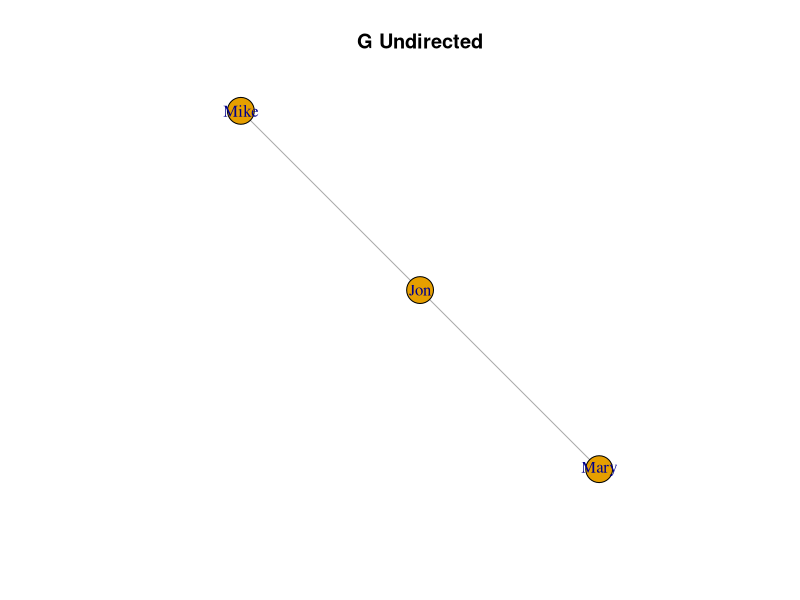
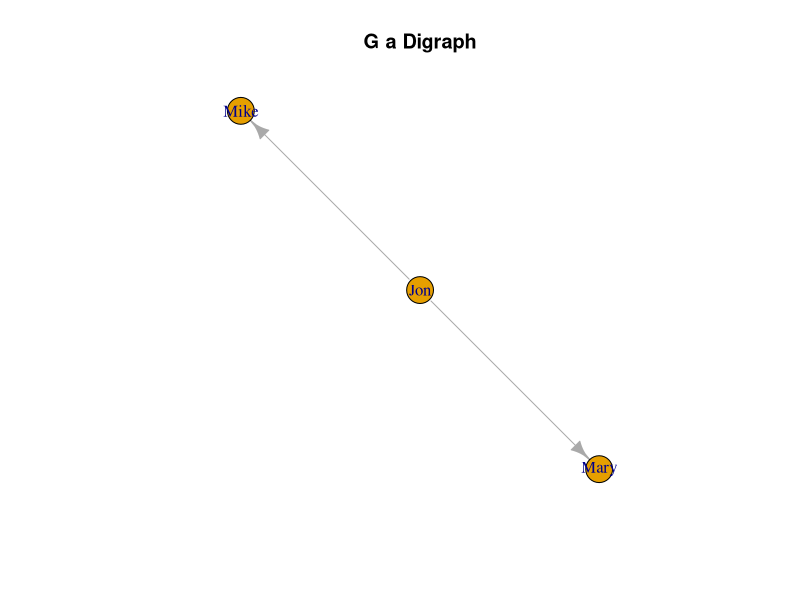
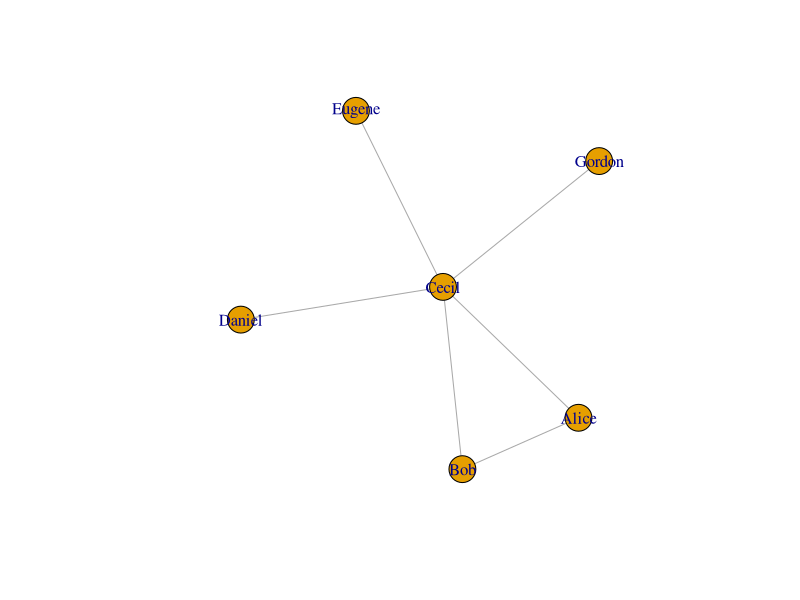
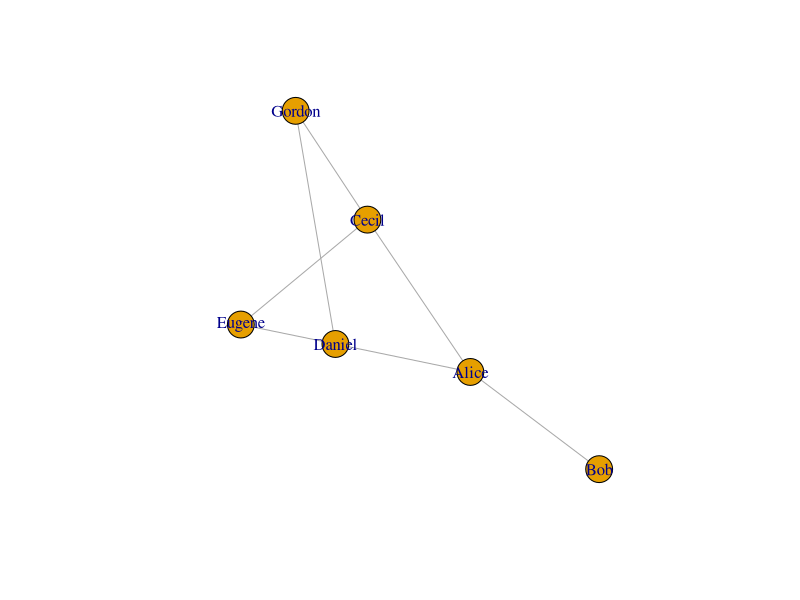
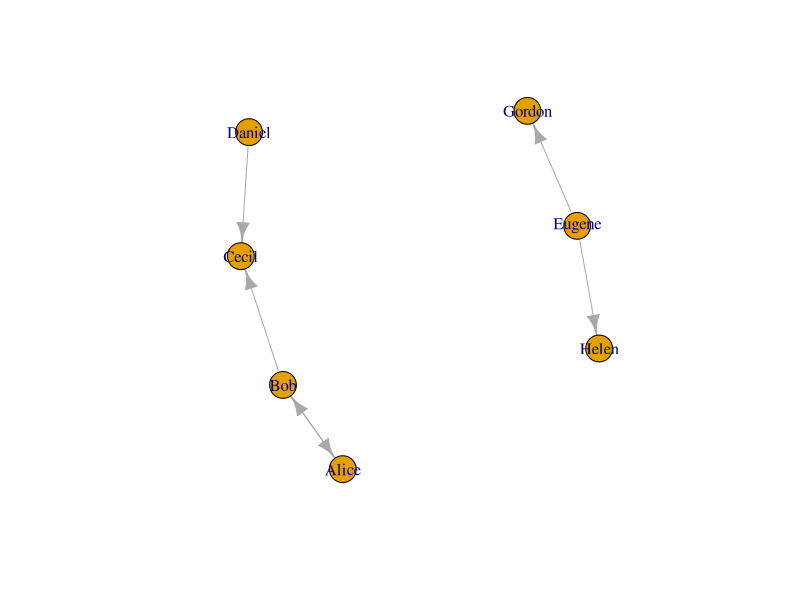
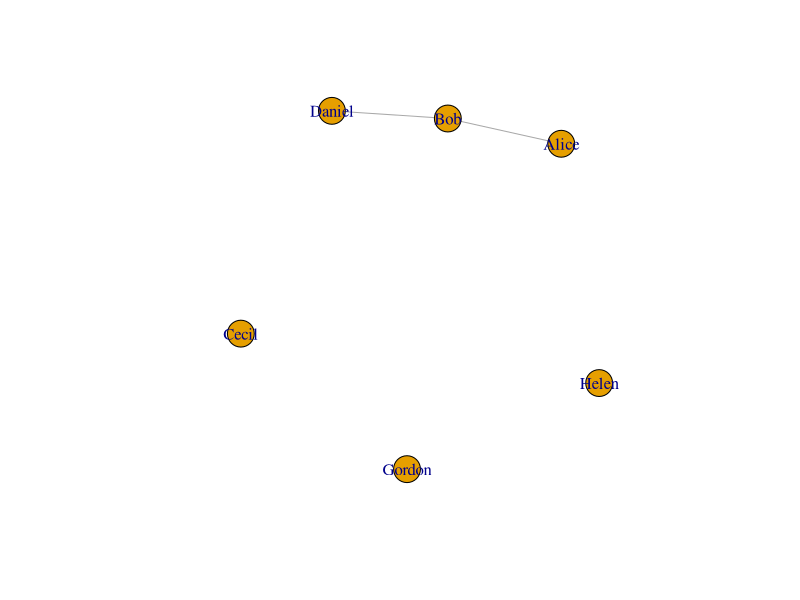
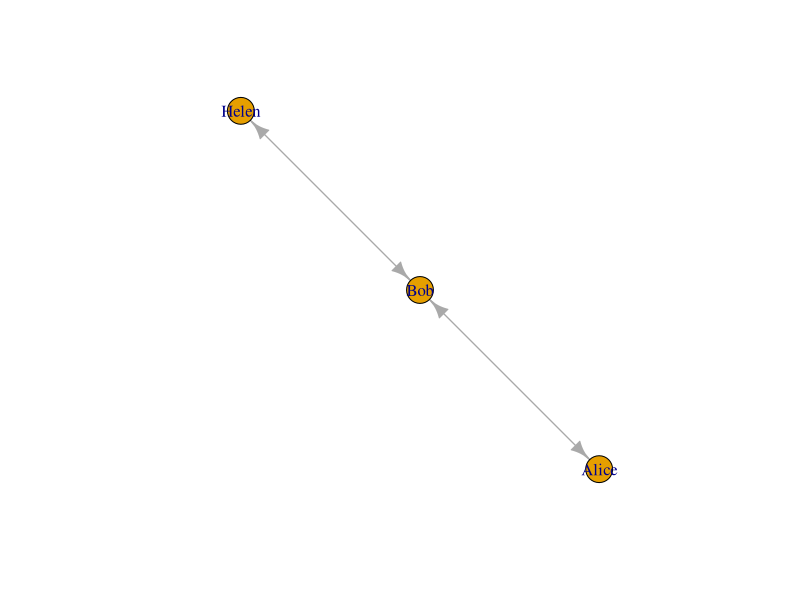
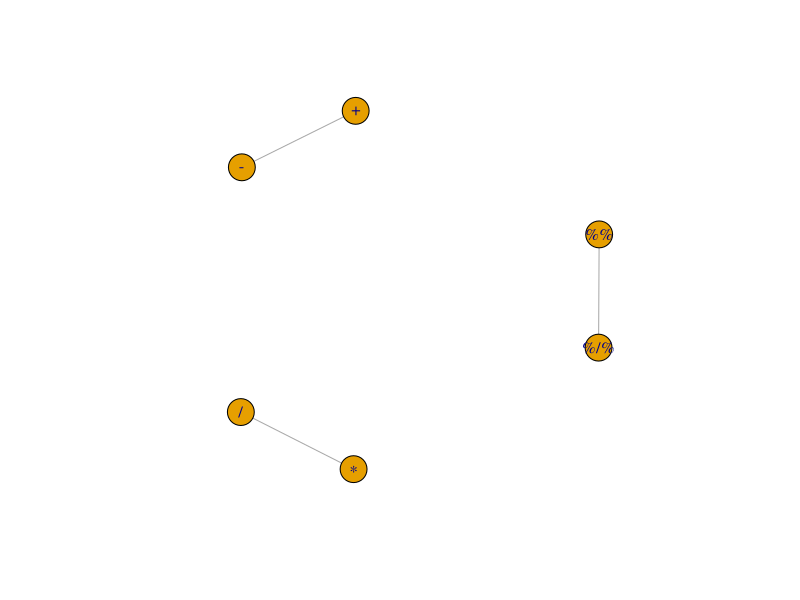

R code for these plots, in order:
###################################################################################
#
# Lecture1.R
#
###################################################################################
# External Functions
###################################################################################
library(igraph)
###################################################################################
# Internal Functions
###################################################################################
###################################################################################
# Save the environment 
###################################################################################
parSave=par(no.readonly = TRUE)
###################################################################################
# Processing 
###################################################################################
?igraph
help(package="igraph")
#colors
colors()
palette()
###################################################################################
# Networks in R - Basics
###################################################################################
# A simple undirected graph
g <- graph_from_literal(Jon-Mary, Jon-Mike)
g
set.seed(23);plot(g,main="G Undirected")

# A simple digraph
dg <- graph_from_literal(Jon-+Mary, Jon-+Mike)
dg
set.seed(23);plot(dg,main="G a Digraph")

V(g)                      #vertices of g
E(g)                      #Edges of g
E(dg)
summary(g)                #Summary of g
gorder(g)                 #Order of g (# of vertices)
gsize(g)                  #Size of g (# of edges)
incident(g,"Jon")         #All edges incident on Jon
incident(g,"Mary")        #All edges incident on Mary
###################################################################################
# Creating Network Graphs
###################################################################################
# A simple undirected graph
g <- graph_from_literal(Alice-Bob-Cecil-Alice, Daniel-Cecil-Eugene,
                        Cecil-Gordon)
g
V(g)                      #Show its vertices
set.seed(23);plot(g)

# Another undirected graph, ":" notation
g2 <- graph_from_literal(Alice-Bob:Cecil:Daniel, Cecil:Daniel-Eugene:Gordon)
g2
set.seed(23);plot(g2)

# A directed graph
g3 <- graph_from_literal(Alice +-+ Bob --+ Cecil +-- Daniel,
                        Eugene --+ Gordon:Helen)
g3
set.seed(23);plot(g3)

# A graph with isolate vertices
g4 <- graph_from_literal(Alice -- Bob -- Daniel, Cecil:Gordon, Helen)
g4
V(g4)
set.seed(23);plot(g4)

# "Arrows" can be arbitrarily long
g5 <- graph_from_literal(Alice +---------+ Bob,Bob++Helen)
g5
set.seed(23);plot(g5)

# Special vertex names
g6 <- graph_from_literal("+" -- "-", "*" -- "/", "%%" -- "%/%")
g6
V(g6)
set.seed(23);plot(g6)
###################################################################################
# Practice Graphs
###################################################################################
g <- graph_from_literal(1-2,1-3,2-3,2-4,3-5,4-5,4-6,4-7,5-6,6-7)
set.seed(23);plot(g)
summary(g)        #Show a summary
V(g)              #Show its vertices
E(g)              #Show its edges
gorder(g)         #Order of a graph (# of vertices)
gsize(g)          #Size of a graph (# of edges)

dg <- graph_from_literal(Sam-+Mary, Sam-+Tom, Mary++Tom)
dg
set.seed(23);plot(dg)
V(dg)$name        #Vertex names
V(dg)$name <- c("A", "B", "C")  #Change the vertex names
V(dg)
set.seed(23);plot(dg)

dg <- graph_from_literal(Sam-+Mary, Sam-+Tom, Mary++Tom)
V(dg)$label <- c("A", "B", "C")    #Overrides names in plot
summary(dg)
V(dg)$name 
set.seed(23);plot(dg)
dg=delete_vertex_attr(dg, "label") #Remove the labels
V(dg)$nums=1:3                     #Create a different attribute
summary(dg)
###################################################################################
# iGraph Options
###################################################################################
?igraph.plotting
iSave=igraph_options(edge.arrow.size=.5,vertex.color="red") #Change the options
set.seed(23);plot(dg)
igraph_options(iSave)    #Back to defaults
###################################################################################
# Multi-Graphs
###################################################################################
set.seed(23);plot(g)
g2=g+vertices(8,9,10)
set.seed(23);plot(g2)
g2=g2+edges(8,9,9,10,5,8,5,8,5,8,9,10,6,6)
set.seed(23);plot(g2)
incident(g2,c(9,10))
E(g2)$weight <- 1        #Initialize weight attribute
#Create a simple graph from the multi-graph by aggregating the weights
#While loops are removed
gs <- simplify(g2)
E(gs)$label=E(gs)$weight    #Edge label
par(mfrow=c(1,2))
set.seed(23);plot(g2);set.seed(23);plot(gs)
par(parSave)
summary(gs)
